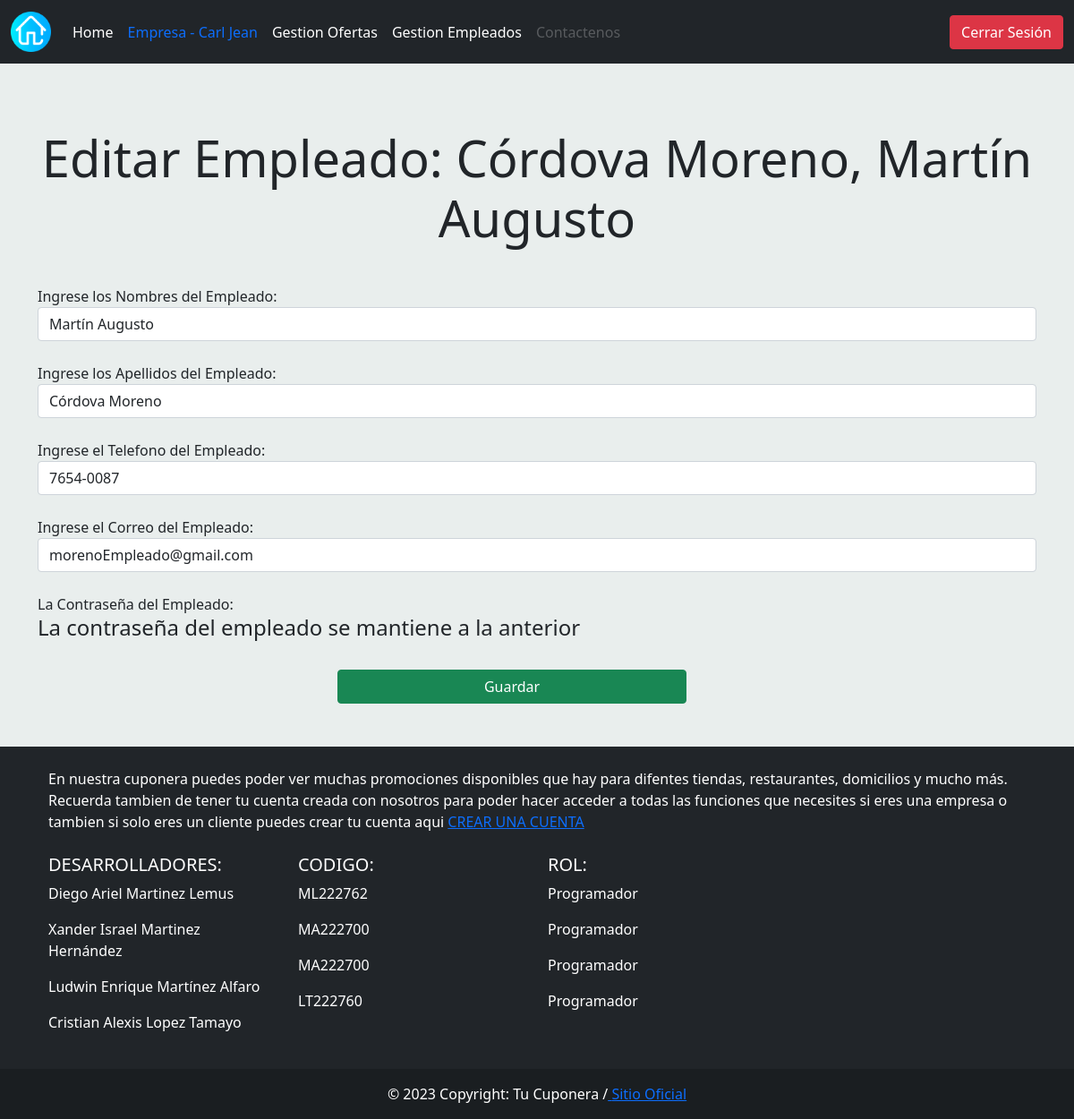
The app's page /vista/CrearEmpleado.php?id=8 (signed in) with its own data.
### tables this page shows
CREATE TABLE `usuario` (
  `CodUsuario` int(11) NOT NULL,
  `DUI` char(10) DEFAULT NULL,
  `Foto` varchar(100) DEFAULT NULL,
  `Nombre` varchar(25) NOT NULL,
  `Apellido` varchar(30) NOT NULL,
  `Direccion` varchar(150) DEFAULT NULL,
  `Telefono` char(9) NOT NULL,
  `Correo` varchar(35) NOT NULL,
  `Contrasena` varchar(256) NOT NULL,
  `CodRol` int(11) DEFAULT NULL,
  `CodEmpresa` char(6) DEFAULT NULL,
  `codigo_verificacion` varchar(255) DEFAULT NULL,
  `Verificado` int(11) NOT NULL DEFAULT 0
);

### modelo/Usuario/daoUsuario.php (called while the page is built, shortened)
<?php
class daoUsuario{
    public function buscarPorId($Id){
        $sql = "SELECT * FROM usuario WHERE CodUsuario=:id";
        $cn = new Conexion();
        $dbh = $cn->getConexion();
        $stmt = $dbh->prepare($sql);
        $stmt->bindParam(':id',$Id);
        $stmt->execute();
        $usuario = $stmt->fetch(PDO::FETCH_ASSOC);
        if($usuario){
            return $usuario;
        }else{
            return false;
        }
    }
}
?>

### vista/CrearEmpleado.php (the view, shortened to what this page needs)
<?php
if (empty($_SESSION)) {
    echo "Inicie Sesion";
} else {
    if ($_SESSION["Rol"] == "Empresa") {
        require "../modelo/Usuario/daoUsuario.php";
        $CodUsuario = isset($_GET['id']) ? $_GET['id'] : "";
        $mensaje = "La contraseña del empleado se generará aleatoriamente.";
        $Correo = "";
        $Nombres = "";
        $Apellidos = "";
        $Telefono = "";
        if ($CodUsuario != "") {
            $daoUsuario = new daoUsuario();
            $datosUsuario = $daoUsuario->buscarPorId($CodUsuario);
            $mensaje = "La contraseña del empleado se mantiene a la anterior";
            $Correo = $datosUsuario["Correo"];
            $Nombres = $datosUsuario["Nombre"];
            $Apellidos = $datosUsuario["Apellido"];
            $Telefono = $datosUsuario["Telefono"];
        }
        require 'menu.php';
?>
        <!doctype html>
        <html lang="en">
        <head>
            <link href="https://cdn.jsdelivr.net/npm/bootstrap@5.0.2/dist/css/bootstrap.min.css" rel="stylesheet">
        </head>
        <body style="background-color: #E9EEED ;">
            <div style="padding-bottom: 10px;">
                <h1 class="display-4 text-center"><?php
                    if ($CodUsuario == "") {
                        echo "Crear Empleado";
                    } else {
                        echo "Editar Empleado: " . $datosUsuario["Apellido"] . ", " . $datosUsuario["Nombre"];
                    }
                    ?></h1>
            </div>
            <br>
            <div class="container">
                <div style="padding: 0;">
                    <form role="form" action="../controlador/ctrlEmpresaOfertante.php" method="POST">
                        <div class="col-md-12" id="conten">
                            <div class="form-group">
                                <label for="Nombres">Ingrese los Nombres del Empleado: </label>
                                <div class="input-group">
                                    <input type="text" class="form-control" name="Nombres" id="Nombres" value="<?=$Nombres?>" placeholder="Ingrese los Nombres" required>
                                </div>
                            </div>
                            <br>
                            <div class="form-group">
                                <label for="Apellidos">Ingrese los Apellidos del Empleado:</label>
                                <div class="input-group">
                                    <input type="text" class="form-control" name="Apellidos" id="Apellidos" value="<?=$Apellidos?>" placeholder="Ingresa los Apellidos" required>
                                </div>
                            </div>
                            <br>
                            <div class="form-group">
                                <label for="Telefono">Ingrese el Telefono del Empleado:</label>
                                <div class="input-group">
                                    <input type="tel" class="form-control" name="Telefono" id="Telefono" value="<?=$Telefono?>" placeholder="Ingresa el Telefono (XXXX-XXXX)" title="Ingrese 4 digitos, un guion y otros 4 digitos" pattern="[0-9]{4}[-][0-9]{4}" required>
                                </div>
                            </div>
                            <br>
                            <div class="form-group">
                                <label for="Correo">Ingrese el Correo del Empleado:</label>
                                <div class="input-group">
                                    <input type="email" class="form-control" name="Correo" id="Correo" value="<?=$Correo?>" placeholder="Ingresa el Correo" required>
                                </div>
                            </div>
                            <br>
                            <div class="form-group">
                                <label for="">La Contraseña del Empleado:</label>
                                <div class="input-group">
                                <h4 class="text-center"><?=$mensaje?></h4>
                                </div>
                            </div>
                            <br>
                            <div style="margin-left: 30%;">
                                <input type="submit" class="btn btn-success col-md-6 " value="Guardar">
                            </div>
                        </div>
                    </form>
                </div>
            </div>
            <br>
            <br>
        </body>
        </html>
<?php
        require 'footer.php';
    } else {
        echo "Usted no tiene permiso a esta pagina";
    }
}
?>

### records on screen
usuario: Apellido "Córdova Moreno", Nombre "Martín Augusto", Nombres "Martín Augusto", Apellidos "Córdova Moreno", Telefono "7654-0087", Correo "morenoEmpleado@gmail.com"

### other values on screen
$log "Empresa - Carl Jean"
$mensaje "La contraseña del empleado se mantiene a la anterior"
